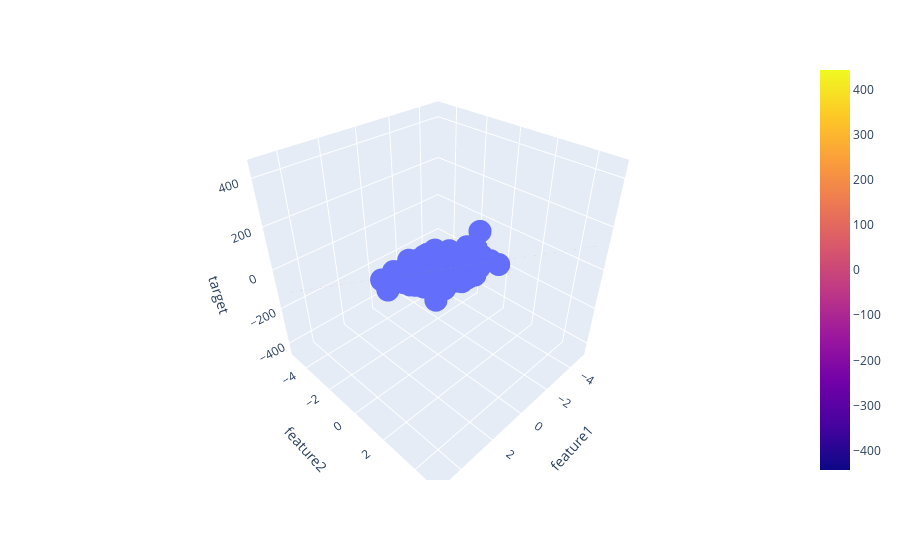

Notebook code cell kept with this figure:
### Code cell
x = np.linspace(-5, 5, 10)
y = np.linspace(-5, 5, 10)
xGrid, yGrid = np.meshgrid(y, x)

final = np.vstack((xGrid.ravel().reshape(1,100),yGrid.ravel().reshape(1,100))).T
z_final = lr.predict(final).reshape(10,10)
z = z_final


fig = px.scatter_3d(df, x='feature1', y='feature2', z='target')

fig.add_trace(go.Surface(x = x, y = y, z =z ))

fig.show()
